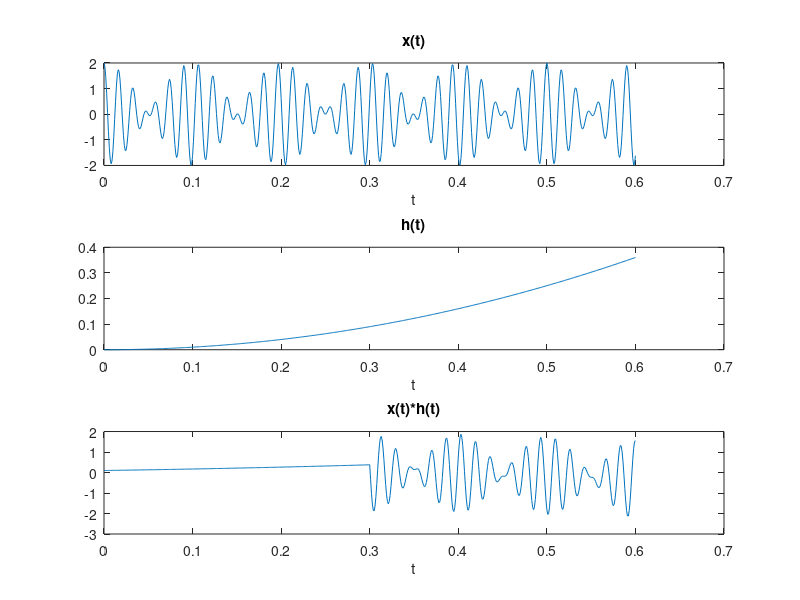
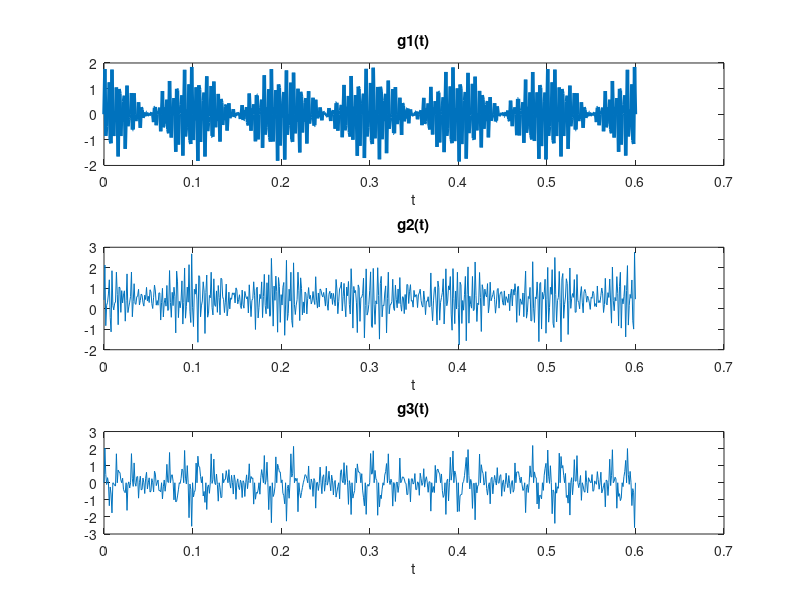
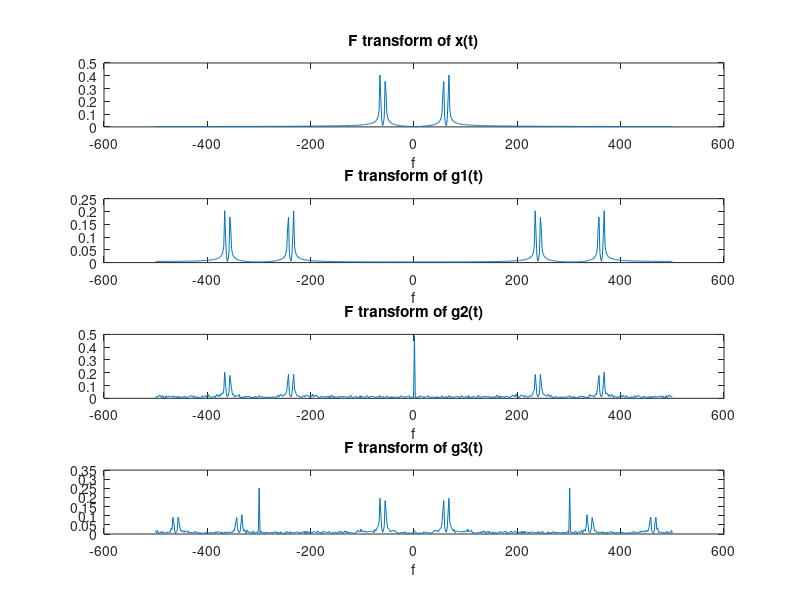
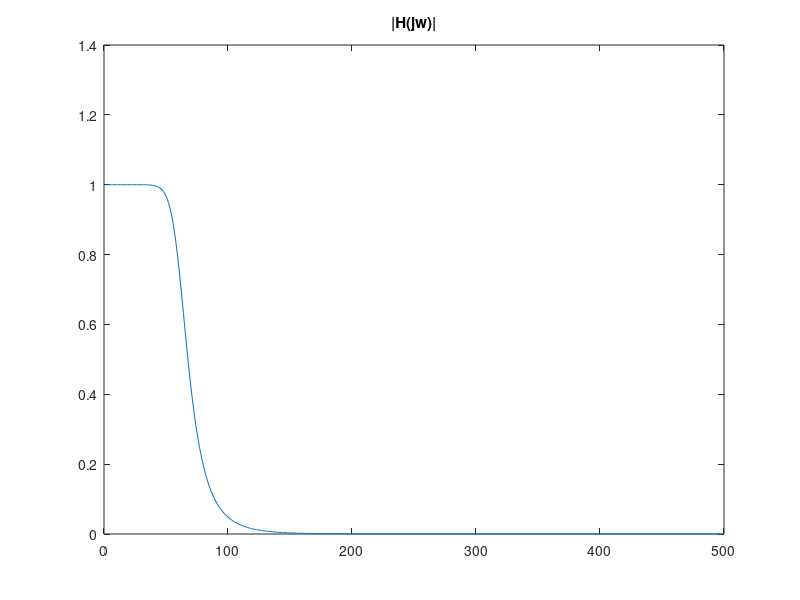

Source code (MATLAB) for these figures, in order: (Note: this script raises an error after producing the figures.)
% 
clearvars;
close all;
clc;
%% part1
f1=56;
f2=66;

t=0:0.001:0.6;
x=cos(2*pi*f1*t)+cos(2*pi*f2*t);
h=t.*t;


figure(1);

subplot(311);
plot(t,x); xlabel('t'); title('x(t)');

subplot(312);
plot(t,h); xlabel('t'); title('h(t)');

y=conv(x,h,'same');

subplot(313);
plot(t,y); xlabel('t'); title('x(t)*h(t)');


%% part2.a
Fs=1000;
f=linspace(-Fs/2,Fs/2,600);
c=sin(600*pi*t);
g1=x.*c;
z=rand(1,601);
g2=g1+z;
g3=g2.*c;

figure(2);
subplot(311);
plot(t,g1,'LineWidth',2.5); xlabel('t'); title('g1(t)');
subplot(312);
plot(t,g2); xlabel('t'); title('g2(t)');
subplot(313);
plot(t,g3); xlabel('t'); title('g3(t)');

%% part2.b
N=600;
X=fft(x,N);
X=fftshift(X);

G1=fft(g1,N);
G1=fftshift(G1);

G2=fft(g2,N);
G2=fftshift(G2);

G3=fft(g3,N);
G3=fftshift(G3);

figure(3);
subplot(411);
plot(f,abs(X)/N); xlabel('f'); title('F transform of x(t)');
subplot(412);
plot(f,abs(G1)/N); xlabel('f'); title('F transform of g1(t)');
subplot(413);
plot(f,abs(G2)/N); xlabel('f'); title('F transform of g2(t)');
subplot(414);
plot(f,abs(G3)/N); xlabel('f'); title('F transform of g3(t)');

%% part2.c
n=6;
fc=61;
Fs=1000;
wn=(fc*2)/Fs;


[b,a]=butter(n,wn,'low');
[h,w]=freqz(b,a,Fs/2);


figure(4);
plot(abs(h)); title('|H(jw)|');

%% part2.d

Y1=filter(b,a,g3);
figure(5);
subplot(211);
plot(Y1); title('Y1 in freq. domain');

y1=ifft(Y1,'symmetric');
subplot(212);
plot(y1); title('y1(t)');

% part2.e
n=2;
fc=61;
Fs=1000;
wn=(fc*2)/Fs;


[bi,ai]=butter(n,wn,'low');
[hi,wi]=freqz(bi,ai,Fs/2);

figure(6);
plot(abs(hi)); title('|H2(jw)|');

